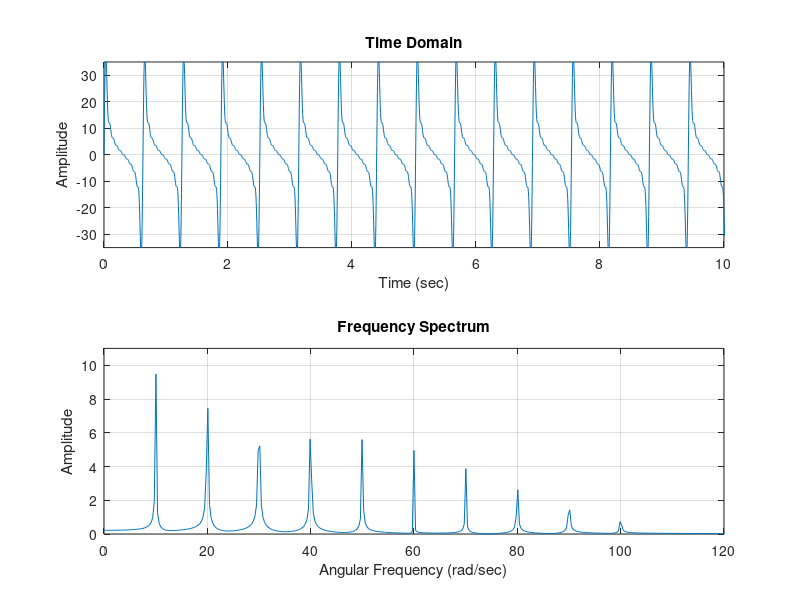

Write MATLAB code to recreate this figure.
% Case 5: 10 harmonics, different amplitudes, w = 10, 20... 100 rad/s
dt = 0.005;
t = 0:dt:20;
N_samples = length(t);

x = zeros(1, N_samples);

% Loop to add harmonics with decreasing amplitudes
for i = 1:10
    w = i * 10;
    A = 11 - i; % Amplitudes will be 10, 9, 8... 1
    x = x + A*sin(w*t);
end

subplot(2,1,1)
plot(t, x)
grid on
xlabel('Time (sec)')
ylabel('Amplitude')
title('Time Domain')
axis([0 10 -35 35])

% FFT Calculation
fs = 1/dt;
f = (0:N_samples-1)*(fs/N_samples);
w_axis = f * 2 * pi;

xt = fft(x);
xf = (abs(xt)*2)/N_samples;

subplot(2,1,2)
plot(w_axis, xf)
grid on
xlabel('Angular Frequency (rad/sec)')
ylabel('Amplitude')
title('Frequency Spectrum')
axis([0 120 0 11])
